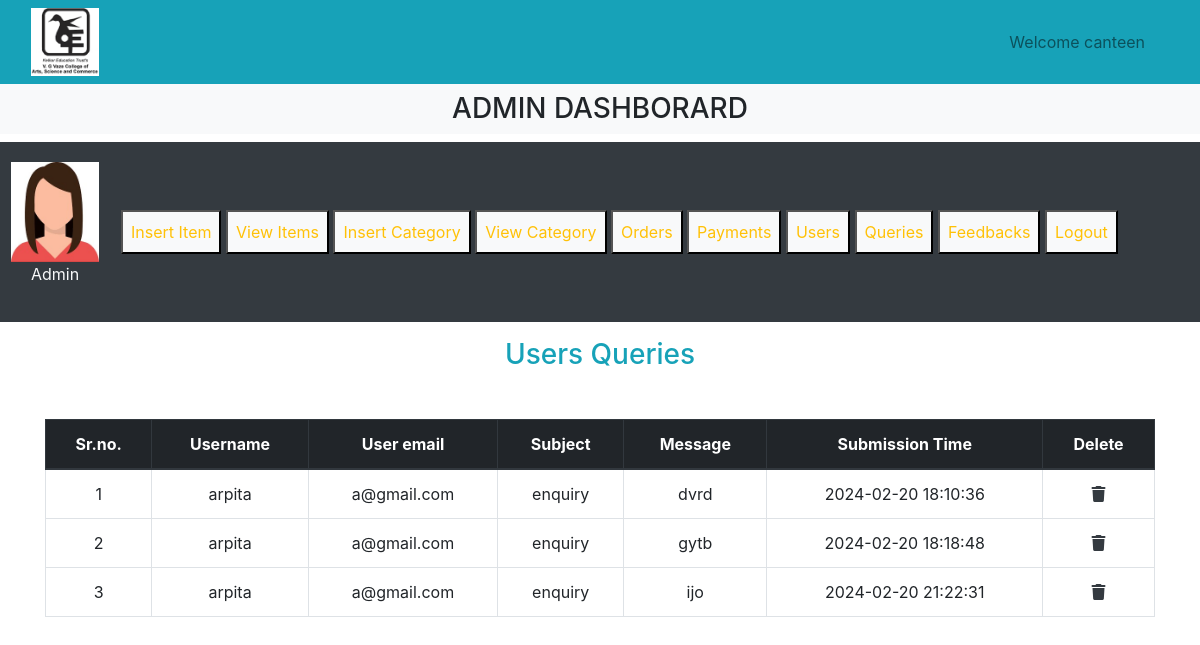
Screenshot of /admin/admin_panel.php?queries (signed in) with the database file from the repository.
### tables this page shows
CREATE TABLE `contact` (
  `contact_id` int(11) NOT NULL,
  `name` varchar(255) NOT NULL,
  `email` varchar(255) NOT NULL,
  `subject` varchar(255) NOT NULL,
  `message` varchar(255) NOT NULL,
  `timestamp` timestamp NOT NULL DEFAULT current_timestamp() ON UPDATE current_timestamp()
);

### admin/queries.php (the view, shortened to what this page needs)
<h3 class="text-info text-center">Users Queries</h3>
<table class="table table-bordered mt-5">
    <thead class="thead-dark">
    <?php
    $get_query="Select * from `contact`";
    $result=mysqli_query($con,$get_query);
    $row_count=mysqli_num_rows($result);
    echo "<tr class='text-center'>
    <th>Sr.no.</th>
    <th>Username</th>
    <th>User email</th>
    <th>Subject</th>
    <th>Message</th>
    <th>Submission Time</th>
    <th>Delete</th>
</tr>
</thead>
<tbody class='text-center'>";
if($row_count==0){
    echo "<h2 class='text-danger text-center mt-5'>No query found</h2>";
}else{
    $number=0;
    while($row_data=mysqli_fetch_array($result)){
        $contact_id=$row_data['contact_id'];
        $username=$row_data['name'];
        $email=$row_data['email'];
        $subject=$row_data['subject'];
        $message=$row_data['message'];
        $timestamp=$row_data['timestamp'];
        $number++;
        ?>
        <tr>
        <td><?php echo $number;?></td>
        <td><?php echo $username;?></td>
        <td><?php echo $email;?></td>
        <td><?php echo $subject;?></td>
        <td><?php echo $message;?></td>
        <td><?php echo $timestamp;?></td>
        <td><a href="admin_panel.php?delete_query=<?php echo $contact_id?>" type="button" class="text-dark" data-toggle="modal" data-target="#exampleModalLong"><i class="fa-solid fa-trash"></i></a></td>
    </tr>
 <?php
    }
}
?>
    </tbody>
</table>

### style.css (style rules this page uses)
* { margin: 0; padding: 0; box-sizing: border-box; }

### admin/admin_panel.php (style rules this page uses)
body { overflow-x: hidden; }

### rows the page displays
contact: name "arpita", email "a@gmail.com", subject "enquiry", message "dvrd", timestamp "2024-02-20 18:10:36"
contact: name "arpita", email "a@gmail.com", subject "enquiry", message "gytb", timestamp "2024-02-20 18:18:48"
contact: name "arpita", email "a@gmail.com", subject "enquiry", message "ijo", timestamp "2024-02-20 21:22:31"

### other values shown
$_SESSION['canteen'] "canteen"
